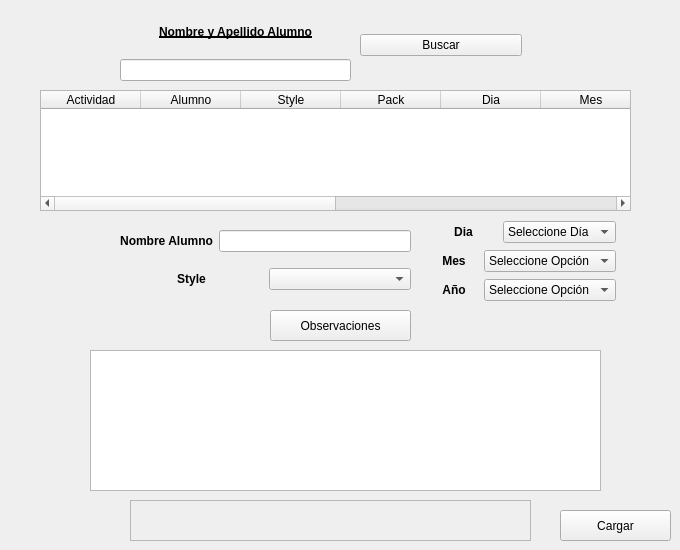
   <widget class="QWidget" name="tab_4">
    <attribute name="icon">
     <iconset>
      <activeon>:/icons/pix/oxygen/48x48/status/task-complete.png</activeon>
     </iconset>
    </attribute>
    <attribute name="title">
     <string>Cargar Presentismo</string>
    </attribute>
    <widget class="QWidget" name="layoutWidget_10">
     <property name="geometry">
      <rect>
       <x>120</x>
       <y>10</y>
       <width>231</width>
       <height>71</height>
      </rect>
     </property>
     <layout class="QVBoxLayout" name="verticalLayout_27">
      <item>
       <widget class="QLabel" name="label_29">
        <property name="font">
         <font>
          <weight>75</weight>
          <bold>true</bold>
          <underline>true</underline>
         </font>
        </property>
        <property name="text">
         <string>Nombre y Apellido Alumno</string>
        </property>
        <property name="alignment">
         <set>Qt::AlignCenter</set>
        </property>
       </widget>
      </item>
      <item>
       <widget class="QLineEdit" name="nombreAlumno">
        <property name="alignment">
         <set>Qt::AlignRight|Qt::AlignTrailing|Qt::AlignVCenter</set>
        </property>
       </widget>
      </item>
     </layout>
    </widget>
    <widget class="QWidget" name="layoutWidget_12">
     <property name="geometry">
      <rect>
       <x>360</x>
       <y>10</y>
       <width>162</width>
       <height>71</height>
      </rect>
     </property>
     <layout class="QVBoxLayout" name="verticalLayout_28">
      <item>
       <widget class="QPushButton" name="searchAlumno">
        <property name="text">
         <string>Buscar</string>
        </property>
        <property name="icon">
         <iconset>
          <activeon>:/icons/pix/oxygen/48x48/actions/document-edit-decrypt-verify.png</activeon>
         </iconset>
        </property>
        <property name="iconSize">
         <size>
          <width>22</width>
          <height>22</height>
         </size>
        </property>
       </widget>
      </item>
     </layout>
    </widget>
    <widget class="QPlainTextEdit" name="observaciones_2">
     <property name="geometry">
      <rect>
       <x>90</x>
       <y>350</y>
       <width>511</width>
       <height>141</height>
      </rect>
     </property>
    </widget>
    <widget class="QPushButton" name="pushButton_2">
     <property name="geometry">
      <rect>
       <x>270</x>
       <y>310</y>
       <width>141</width>
       <height>31</height>
      </rect>
     </property>
     <property name="text">
      <string>Observaciones</string>
     </property>
     <property name="icon">
      <iconset>
       <activeon>:/icons/pix/oxygen/48x48/actions/help-about.png</activeon>
      </iconset>
     </property>
    </widget>
    <widget class="QTableWidget" name="tablePresentismo">
     <property name="geometry">
      <rect>
       <x>40</x>
       <y>90</y>
       <width>591</width>
       <height>121</height>
      </rect>
     </property>
     <column>
      <property name="text">
       <string>Actividad</string>
      </property>
      <property name="textAlignment">
       <set>AlignHCenter|AlignVCenter|AlignCenter</set>
      </property>
     </column>
     <column>
      <property name="text">
       <string>Alumno</string>
      </property>
      <property name="textAlignment">
       <set>AlignHCenter|AlignVCenter|AlignCenter</set>
      </property>
     </column>
     <column>
      <property name="text">
       <string>Style</string>
      </property>
      <property name="textAlignment">
       <set>AlignHCenter|AlignVCenter|AlignCenter</set>
      </property>
     </column>
     <column>
      <property name="text">
       <string>Pack</string>
      </property>
      <property name="textAlignment">
       <set>AlignHCenter|AlignVCenter|AlignCenter</set>
      </property>
     </column>
     <column>
      <property name="text">
       <string>Dia</string>
      </property>
      <property name="textAlignment">
       <set>AlignHCenter|AlignVCenter|AlignCenter</set>
      </property>
     </column>
     <column>
      <property name="text">
       <string>Mes</string>
      </property>
      <property name="textAlignment">
       <set>AlignHCenter|AlignVCenter|AlignCenter</set>
      </property>
     </column>
     <column>
      <property name="text">
       <string>Año</string>
      </property>
      <property name="textAlignment">
       <set>AlignHCenter|AlignVCenter|AlignCenter</set>
      </property>
     </column>
     <column>
      <property name="text">
       <string>Docente</string>
      </property>
      <property name="textAlignment">
       <set>AlignHCenter|AlignVCenter|AlignCenter</set>
      </property>
     </column>
     <column>
      <property name="text">
       <string>Valor</string>
      </property>
      <property name="textAlignment">
       <set>AlignHCenter|AlignVCenter|AlignCenter</set>
      </property>
     </column>
     <column>
      <property name="text">
       <string>Forma de Pago</string>
      </property>
      <property name="textAlignment">
       <set>AlignHCenter|AlignVCenter|AlignCenter</set>
      </property>
     </column>
    </widget>
    <widget class="QPushButton" name="presente">
     <property name="geometry">
      <rect>
       <x>560</x>
       <y>510</y>
       <width>111</width>
       <height>31</height>
      </rect>
     </property>
     <property name="text">
      <string>Cargar</string>
     </property>
     <property name="icon">
      <iconset>
       <activeon>:/icons/pix/oxygen/48x48/status/task-complete.png</activeon>
      </iconset>
     </property>
     <property name="iconSize">
      <size>
       <width>22</width>
       <height>22</height>
      </size>
     </property>
    </widget>
    <widget class="QLabel" name="mensajePresentismo">
     <property name="geometry">
      <rect>
       <x>130</x>
       <y>500</y>
       <width>401</width>
       <height>41</height>
      </rect>
     </property>
     <property name="font">
      <font>
       <weight>75</weight>
       <bold>true</bold>
      </font>
     </property>
     <property name="frameShape">
      <enum>QFrame::StyledPanel</enum>
     </property>
     <property name="frameShadow">
      <enum>QFrame::Raised</enum>
     </property>
     <property name="text">
      <string/>
     </property>
     <property name="alignment">
      <set>Qt::AlignCenter</set>
     </property>
    </widget>
    <widget class="QWidget" name="layoutWidget">
     <property name="geometry">
      <rect>
       <x>120</x>
       <y>220</y>
       <width>291</width>
       <height>81</height>
      </rect>
     </property>
     <layout class="QVBoxLayout" name="verticalLayout_29">
      <item>
       <layout class="QHBoxLayout" name="horizontalLayout_9">
        <item>
         <widget class="QLabel" name="label_30">
          <property name="font">
           <font>
            <weight>75</weight>
            <bold>true</bold>
           </font>
          </property>
          <property name="text">
           <string>Nombre Alumno</string>
          </property>
          <property name="alignment">
           <set>Qt::AlignCenter</set>
          </property>
         </widget>
        </item>
        <item>
         <widget class="QLineEdit" name="lineEditAlumno">
          <property name="alignment">
           <set>Qt::AlignRight|Qt::AlignTrailing|Qt::AlignVCenter</set>
          </property>
         </widget>
        </item>
       </layout>
      </item>
      <item>
       <layout class="QHBoxLayout" name="horizontalLayout_10">
        <item>
         <widget class="QLabel" name="label_31">
          <property name="font">
           <font>
            <weight>75</weight>
            <bold>true</bold>
           </font>
          </property>
          <property name="text">
           <string>Style</string>
          </property>
          <property name="alignment">
           <set>Qt::AlignCenter</set>
          </property>
         </widget>
        </item>
        <item>
         <widget class="QComboBox" name="styles"/>
        </item>
       </layout>
      </item>
     </layout>
    </widget>
    <widget class="QWidget" name="layoutWidget">
     <property name="geometry">
      <rect>
       <x>430</x>
       <y>220</y>
       <width>186</width>
       <height>85</height>
      </rect>
     </property>
     <layout class="QVBoxLayout" name="verticalLayout_22">
      <item>
       <layout class="QHBoxLayout" name="horizontalLayout_12">
        <item>
         <widget class="QLabel" name="label_33">
          <property name="font">
           <font>
            <weight>75</weight>
            <bold>true</bold>
           </font>
          </property>
          <property name="text">
           <string>Dia</string>
          </property>
          <property name="alignment">
           <set>Qt::AlignCenter</set>
          </property>
         </widget>
        </item>
        <item>
         <widget class="QComboBox" name="comboBoxDia_2">
          <item>
           <property name="text">
            <string>Seleccione Día</string>
           </property>
          </item>
          <item>
           <property name="text">
            <string>1</string>
           </property>
          </item>
          <item>
           <property name="text">
            <string>2</string>
           </property>
          </item>
          <item>
           <property name="text">
            <string>3</string>
           </property>
          </item>
          <item>
           <property name="text">
            <string>4</string>
           </property>
          </item>
          <item>
           <property name="text">
            <string>5</string>
           </property>
          </item>
          <item>
           <property name="text">
            <string>6</string>
           </property>
          </item>
          <item>
           <property name="text">
            <string>7</string>
           </property>
          </item>
          <item>
           <property name="text">
            <string>8</string>
           </property>
          </item>
          <item>
           <property name="text">
            <string>9</string>
           </property>
          </item>
          <item>
           <property name="text">
            <string>10</string>
           </property>
          </item>
          <item>
           <property name="text">
            <string>11</string>
           </property>
          </item>
          <item>
           <property name="text">
            <string>12</string>
           </property>
          </item>
          <item>
           <property name="text">
            <string>13</string>
           </property>
          </item>
          <item>
           <property name="text">
            <string>14</string>
           </property>
          </item>
          <item>
           <property name="text">
            <string>15</string>
           </property>
          </item>
          <item>
           <property name="text">
            <string>16</string>
           </property>
          </item>
          <item>
           <property name="text">
            <string>17</string>
           </property>
          </item>
          <item>
           <property name="text">
            <string>18</string>
           </property>
          </item>
          <item>
           <property name="text">
            <string>19</string>
           </property>
          </item>
          <item>
           <property name="text">
            <string>20</string>
           </property>
          </item>
          <item>
           <property name="text">
            <string>21</string>
           </property>
          </item>
          <item>
           <property name="text">
            <string>22</string>
           </property>
          </item>
          <item>
           <property name="text">
            <string>23</string>
           </property>
          </item>
          <item>
           <property name="text">
            <string>24</string>
           </property>
          </item>
          <item>
           <property name="text">
            <string>25</string>
           </property>
          </item>
          <item>
           <property name="text">
            <string>26</string>
           </property>
          </item>
          <item>
           <property name="text">
            <string>27</string>
           </property>
          </item>
          <item>
           <property name="text">
            <string>28</string>
           </property>
          </item>
          <item>
           <property name="text">
            <string>29</string>
           </property>
          </item>
          <item>
           <property name="text">
            <string>30</string>
           </property>
          </item>
          <item>
           <property name="text">
            <string>31</string>
           </property>
          </item>
         </widget>
        </item>
       </layout>
      </item>
      <item>
       <layout class="QHBoxLayout" name="horizontalLayout_13">
        <item>
         <widget class="QLabel" name="label_34">
          <property name="font">
           <font>
            <weight>75</weight>
            <bold>true</bold>
           </font>
          </property>
          <property name="text">
           <string>Mes</string>
          </property>
          <property name="alignment">
           <set>Qt::AlignCenter</set>
          </property>
         </widget>
        </item>
        <item>
         <widget class="QComboBox" name="mes_4">
          <item>
           <property name="text">
            <string>Seleccione Opción</string>
           </property>
          </item>
          <item>
           <property name="text">
            <string>Enero</string>
           </property>
          </item>
          <item>
           <property name="text">
            <string>Febrero</string>
           </property>
          </item>
          <item>
           <property name="text">
            <string>Marzo</string>
           </property>
          </item>
          <item>
           <property name="text">
            <string>Abril</string>
           </property>
          </item>
          <item>
           <property name="text">
            <string>Mayo</string>
           </property>
          </item>
          <item>
           <property name="text">
            <string>Junio</string>
           </property>
          </item>
          <item>
           <property name="text">
            <string>Julio</string>
           </property>
          </item>
          <item>
           <property name="text">
            <string>Agosto</string>
           </property>
          </item>
          <item>
           <property name="text">
            <string>Septiembre</string>
           </property>
          </item>
          <item>
           <property name="text">
            <string>Octubre</string>
           </property>
          </item>
          <item>
           <property name="text">
            <string>Noviembre</string>
           </property>
          </item>
          <item>
           <property name="text">
            <string>Diciembre</string>
           </property>
          </item>
         </widget>
        </item>
       </layout>
      </item>
      <item>
       <layout class="QHBoxLayout" name="horizontalLayout_11">
        <item>
         <widget class="QLabel" name="label_32">
          <property name="font">
           <font>
            <weight>75</weight>
            <bold>true</bold>
           </font>
          </property>
          <property name="text">
           <string>Año</string>
          </property>
          <property name="alignment">
           <set>Qt::AlignCenter</set>
          </property>
         </widget>
        </item>
        <item>
         <widget class="QComboBox" name="anio_4">
          <item>
           <property name="text">
            <string>Seleccione Opción</string>
           </property>
          </item>
          <item>
           <property name="text">
            <string>2000</string>
           </property>
          </item>
          <item>
           <property name="text">
            <string>2001</string>
           </property>
          </item>
          <item>
           <property name="text">
            <string>2002</string>
           </property>
          </item>
          <item>
           <property name="text">
            <string>2003</string>
           </property>
          </item>
          <item>
           <property name="text">
            <string>2004</string>
           </property>
          </item>
          <item>
           <property name="text">
            <string>2005</string>
           </property>
          </item>
          <item>
           <property name="text">
            <string>2006</string>
           </property>
          </item>
          <item>
           <property name="text">
            <string>2007</string>
           </property>
          </item>
          <item>
           <property name="text">
            <string>2008</string>
           </property>
          </item>
          <item>
           <property name="text">
            <string>2009</string>
           </property>
          </item>
          <item>
           <property name="text">
            <string>2010</string>
           </property>
          </item>
          <item>
           <property name="text">
            <string>2011</string>
           </property>
          </item>
          <item>
           <property name="text">
            <string>2012</string>
           </property>
          </item>
          <item>
           <property name="text">
            <string>2013</string>
           </property>
          </item>
          <item>
           <property name="text">
            <string>2014</string>
           </property>
          </item>
          <item>
           <property name="text">
            <string>2015</string>
           </property>
          </item>
          <item>
           <property name="text">
            <string>2016</string>
           </property>
          </item>
          <item>
           <property name="text">
            <string>2017</string>
           </property>
          </item>
          <item>
           <property name="text">
            <string>2018</string>
           </property>
          </item>
          <item>
           <property name="text">
            <string>2019</string>
           </property>
          </item>
          <item>
           <property name="text">
            <string>2020</string>
           </property>
          </item>
          <item>
           <property name="text">
            <string>2021</string>
           </property>
          </item>
          <item>
           <property name="text">
            <string>2022</string>
           </property>
          </item>
          <item>
           <property name="text">
            <string>2023</string>
           </property>
          </item>
          <item>
           <property name="text">
            <string>2024</string>
           </property>
          </item>
          <item>
           <property name="text">
            <string>2025</string>
           </property>
          </item>
          <item>
           <property name="text">
            <string>2026</string>
           </property>
          </item>
          <item>
           <property name="text">
            <string>2027</string>
           </property>
          </item>
          <item>
           <property name="text">
            <string>2028</string>
           </property>
          </item>
          <item>
           <property name="text">
            <string>2029</string>
           </property>
          </item>
          <item>
           <property name="text">
            <string>2030</string>
           </property>
          </item>
          <item>
           <property name="text">
            <string>2031</string>
           </property>
          </item>
          <item>
           <property name="text">
            <string>2032</string>
           </property>
          </item>
          <item>
           <property name="text">
            <string>2033</string>
           </property>
          </item>
          <item>
           <property name="text">
            <string>2034</string>
           </property>
          </item>
          <item>
           <property name="text">
            <string>2035</string>
           </property>
          </item>
          <item>
           <property name="text">
            <string>2036</string>
           </property>
          </item>
          <item>
           <property name="text">
            <string>2037</string>
           </property>
          </item>
          <item>
           <property name="text">
            <string>2038</string>
           </property>
          </item>
          <item>
           <property name="text">
            <string>2039</string>
           </property>
          </item>
          <item>
           <property name="text">
            <string>2040</string>
           </property>
          </item>
          <item>
           <property name="text">
            <string>2041</string>
           </property>
          </item>
          <item>
           <property name="text">
            <string>2042</string>
           </property>
          </item>
          <item>
           <property name="text">
            <string>2043</string>
           </property>
          </item>
          <item>
           <property name="text">
            <string>2044</string>
           </property>
          </item>
          <item>
           <property name="text">
            <string>2045</string>
           </property>
          </item>
          <item>
           <property name="text">
            <string>2046</string>
           </property>
          </item>
          <item>
           <property name="text">
            <string>2047</string>
           </property>
          </item>
          <item>
           <property name="text">
            <string>2048</string>
           </property>
          </item>
          <item>
           <property name="text">
            <string>2049</string>
           </property>
          </item>
          <item>
           <property name="text">
            <string>2050</string>
           </property>
          </item>
          <item>
           <property name="text">
            <string>2051</string>
           </property>
          </item>
          <item>
           <property name="text">
            <string>2052</string>
           </property>
          </item>
          <item>
           <property name="text">
            <string>2053</string>
           </property>
          </item>
          <item>
           <property name="text">
            <string>2054</string>
           </property>
          </item>
          <item>
           <property name="text">
            <string>2055</string>
           </property>
          </item>
          <item>
           <property name="text">
            <string>2056</string>
           </property>
          </item>
          <item>
           <property name="text">
            <string>2057</string>
           </property>
          </item>
          <item>
           <property name="text">
            <string>2058</string>
           </property>
          </item>
          <item>
           <property name="text">
            <string>2059</string>
           </property>
          </item>
          <item>
           <property name="text">
            <string>2060</string>
           </property>
          </item>
          <item>
           <property name="text">
            <string>2061</string>
           </property>
          </item>
          <item>
           <property name="text">
            <string>2062</string>
           </property>
          </item>
          <item>
           <property name="text">
            <string>2063</string>
           </property>
          </item>
          <item>
           <property name="text">
            <string>2064</string>
           </property>
          </item>
          <item>
           <property name="text">
            <string>2065</string>
           </property>
          </item>
          <item>
           <property name="text">
            <string>2066</string>
           </property>
          </item>
          <item>
           <property name="text">
            <string>2067</string>
           </property>
          </item>
          <item>
           <property name="text">
            <string>2068</string>
           </property>
          </item>
          <item>
           <property name="text">
            <string>2069</string>
           </property>
          </item>
          <item>
           <property name="text">
            <string>2070</string>
           </property>
          </item>
          <item>
           <property name="text">
            <string>2071</string>
           </property>
          </item>
          <item>
           <property name="text">
            <string>2072</string>
           </property>
          </item>
          <item>
           <property name="text">
            <string>2073</string>
           </property>
          </item>
          <item>
           <property name="text">
            <string>2074</string>
           </property>
          </item>
          <item>
           <property name="text">
            <string>2075</string>
           </property>
          </item>
          <item>
           <property name="text">
            <string>2076</string>
           </property>
          </item>
          <item>
           <property name="text">
            <string>2077</string>
           </property>
          </item>
          <item>
           <property name="text">
            <string>2078</string>
           </property>
          </item>
          <item>
           <property name="text">
            <string>2079</string>
           </property>
          </item>
          <item>
           <property name="text">
            <string>2080</string>
           </property>
          </item>
          <item>
           <property name="text">
            <string>2081</string>
           </property>
          </item>
          <item>
           <property name="text">
            <string>2082</string>
           </property>
          </item>
          <item>
           <property name="text">
            <string>2083</string>
           </property>
          </item>
          <item>
           <property name="text">
            <string>2084</string>
           </property>
          </item>
          <item>
           <property name="text">
            <string>2085</string>
           </property>
          </item>
          <item>
           <property name="text">
            <string>2086</string>
           </property>
          </item>
          <item>
           <property name="text">
            <string>2087</string>
           </property>
          </item>
          <item>
           <property name="text">
            <string>2088</string>
           </property>
          </item>
          <item>
           <property name="text">
            <string>2089</string>
           </property>
          </item>
          <item>
           <property name="text">
            <string>2090</string>
           </property>
          </item>
          <item>
           <property name="text">
            <string>2091</string>
           </property>
          </item>
          <item>
           <property name="text">
            <string>2092</string>
           </property>
          </item>
          <item>
           <property name="text">
            <string>2093</string>
           </property>
          </item>
          <item>
           <property name="text">
            <string>2094</string>
           </property>
          </item>
          <item>
           <property name="text">
            <string>2095</string>
           </property>
          </item>
          <item>
           <property name="text">
            <string>2096</string>
           </property>
          </item>
          <item>
           <property name="text">
            <string>2097</string>
           </property>
          </item>
          <item>
           <property name="text">
            <string>2098</string>
           </property>
          </item>
          <item>
           <property name="text">
            <string>2099</string>
           </property>
          </item>
         </widget>
        </item>
       </layout>
      </item>
     </layout>
    </widget>
   </widget>
